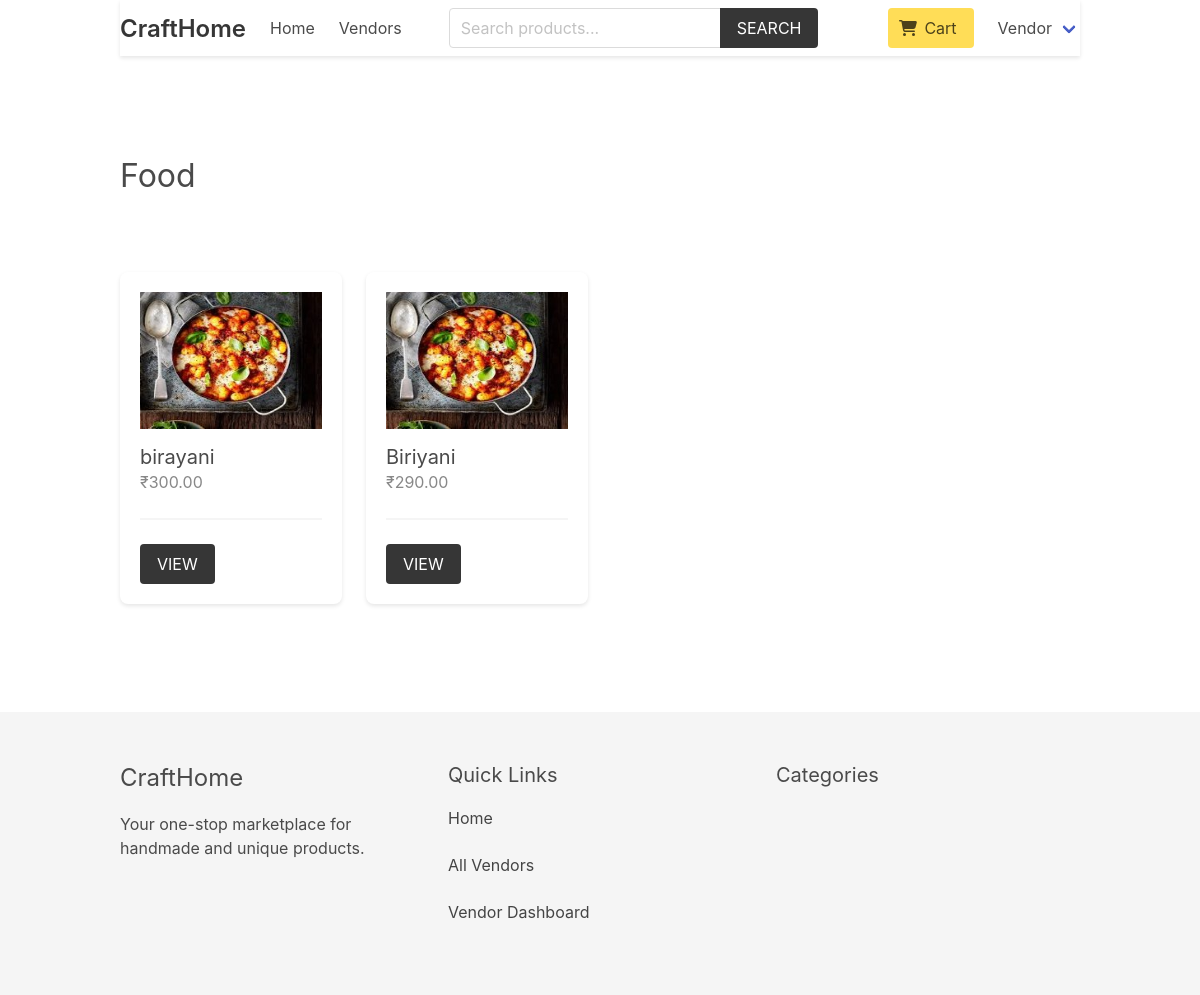
The app's page /product/food/ (signed in) with its own data.
### vendor/models.py (models this page shows, shortened)
class Vendor(models.Model):
    name = models.CharField(max_length=255)
    created_at = models.DateTimeField(auto_now_add=True)
    created_by = models.OneToOneField(User, related_name='vendor', on_delete=models.CASCADE)
    class Meta:
        ordering = ['name']

### product/models.py (models this page shows, shortened)
class Category(models.Model):
    title = models.CharField(max_length=50)
    slug = models.SlugField(max_length=55)
    ordering = models.IntegerField(default=0)
    class Meta:
        ordering = ['ordering']

class Product(models.Model):
    category = models.ForeignKey(Category, related_name='products', on_delete=models.CASCADE)
    vendor = models.ForeignKey(Vendor, related_name="products", on_delete=models.CASCADE)
    title = models.CharField(max_length=50)
    slug = models.SlugField(max_length=55)
    description = models.TextField(blank=True, null=True)
    price = models.DecimalField(max_digits=6, decimal_places=2)
    added_date = models.DateTimeField(auto_now_add=True)
    image = models.ImageField(upload_to='uploads/', blank=True, null=True)
    thumbnail = models.ImageField(upload_to='uploads/', blank=True, null=True) # Change uploads to thumbnails
    class Meta:
        ordering = ['-added_date']
    def get_thumbnail(self):
        if self.thumbnail:
            return self.thumbnail.url

### product/views.py (the view)
# urls.py: path('<slug:category_slug>/', views.category, name="category"),
def category(request, category_slug):
    category = get_object_or_404(Category, slug=category_slug)
    return render(request,'product/category.html', {'category': category})

### templates/product/category.html (shortened to what this page needs)
{% extends 'core/base.html' %}
{% block content %}
    <div class="columns is-multiline mb-6">
        <div class="column is-12 has-test-centered mt-6 mb-6">
            <h2 class="is-size-3">{{category.title}}</h2>
        </div>
        {% for product in category.products.all %}
            {% include 'product/parts/list_item.html' %}
        {% endfor %}
    </div>
{% endblock content %}

### templates/core/base.html (shortened to what this page needs)
{% load static %}
<!DOCTYPE html>
<html lang="en">
<head>
    <link rel="stylesheet" href="https://cdn.jsdelivr.net/npm/bulma@0.9.2/css/bulma.min.css">
    <link rel="stylesheet" href="https://cdnjs.cloudflare.com/ajax/libs/font-awesome/6.0.0/css/all.min.css">
    <link rel="stylesheet" href="{% static 'css/main.css' %}">
</head>
<body>
    <div class="container">
        <nav class="navbar" role="navigation" aria-label="main navigation">
            <div class="navbar-brand">
                <a class="navbar-item" href="{% url 'core:home' %}">
                    <h1 class="title is-4">CraftHome</h1>
                </a>
            </div>
            <div id="navbarBasicExample" class="navbar-menu">
                <div class="navbar-start">
                    <a class="navbar-item" href="{% url 'core:home' %}">
                        Home
                    </a>
                    <a class="navbar-item" href="{% url 'vendor:vendors' %}">
                        Vendors
                    </a>
                </div>
                <div class="navbar-start">
                    <div class="navbar-item">
                        <form method="get" action="{% url 'product:search' %}">
                            <div class="field has-addons">
                                <div class="control">
                                    <input type="search" name="query" id="" class="input" placeholder="Search products...">
                                </div>
                                <div class="control">
                                    <button class="button is-dark is-uppercase">Search</button>
                                </div>
                            </div>
                        </form>
                    </div>
                </div>
                <div class="navbar-end">
                    <div class="navbar-item">
                        <a href="{% url 'cart:cart' %}" class="button is-warning">
                            <span class="icon">
                                <i class="fas fa-shopping-cart"></i>
                            </span>
                            <span>Cart {% if cart %}({{cart|length}}){% endif %}</span>
                        </a>
                    </div>
                    {% if request.user.is_authenticated %}
                        <div class="navbar-item has-dropdown is-hoverable">
                            <a class="navbar-link is-capitalized">
                                {{user.vendor.name}}
                            </a>
                        </div>
                    {% endif %}
                </div>
            </div>
        </nav>
    </div>
    <section class="section">
        <div class="container">
            {% block content %}{% endblock content %}
        </div>
    </section>
    <footer class="footer">
        <div class="container">
            <div class="columns">
                <div class="column">
                    <h3 class="is-size-4 mb-4">CraftHome</h3>
                    <p>Your one-stop marketplace for handmade and unique products.</p>
                </div>
                <div class="column">
                    <h4 class="is-size-5 mb-4">Quick Links</h4>
                    <ul>
                        <li><a href="{% url 'core:home' %}">Home</a></li>
                        <li><a href="{% url 'vendor:vendors' %}">All Vendors</a></li>
                        {% if request.user.is_authenticated %}
                            <li><a href="{% url 'vendor:vendor-admin' %}">Vendor Dashboard</a></li>
                        {% else %}
                            <li><a href="{% url 'vendor:become-vendor' %}">Become a Vendor</a></li>
                        {% endif %}
                    </ul>
                </div>
                <div class="column">
                    <h4 class="is-size-5 mb-4">Categories</h4>
                </div>
            </div>
        </div>
    </footer>
</body>
</html>

### templates/product/parts/list_item.html
<div class="column is-3 product-list-item">
                <div class="box">
                    <figure class="image is-4by3 mb-4">
                        <img src="{{ product.get_thumbnail }}" alt="{{product.title}}">
                    </figure>
                    <h2 class="subtitle">{{product.title}}</h2>
                    <h3 class="price is-size-6 mb-5">₹{{product.price}}</h3>
                    <hr>
                    <a href="{% url 'product:product' product.category.slug product.slug %}" class="button is-dark is-uppercase">View</a>
                </div>
            </div>

### core/static/css/main.css (style rules this page uses)
.navbar { box-shadow: 0 2px 4px rgba(0,0,0,0.1); }
.navbar-brand .title { color: #363636; }
.footer { background-color: #f5f5f5; padding: 3rem 1.5rem; }
.footer ul { list-style: none; margin-left: 0; }
.footer ul li { margin-bottom: 0.5rem; }
.footer a { color: #4a4a4a; }
.button.is-warning { background-color: #ffdd57; border-color: transparent; color: rgba(0,0,0,0.7); }
.field.has-addons .control:first-child .input { border-top-right-radius: 0; border-bottom-right-radius: 0; }
.field.has-addons .control:last-child .button { border-top-left-radius: 0; border-bottom-left-radius: 0; }
.box { box-shadow: 0 2px 4px rgba(0,0,0,0.1); border-radius: 8px; }
.input, .textarea, .select select { border-radius: 4px; box-shadow: none; border: 1px solid #dbdbdb; }
.footer a { margin-bottom: 15px; display: inline-block; color: #444; }
.product-list-item .box .subtitle { margin-bottom: 0; }
.product-list-item .box .price { color: #888; }

### records on screen
Category: title "Food"
Product: get_thumbnail (picture), title "birayani", price "300.00"
Product: get_thumbnail (picture), title "Biriyani", price "290.00"

### other values on screen
{{ user.vendor.name }} "Vendor"
